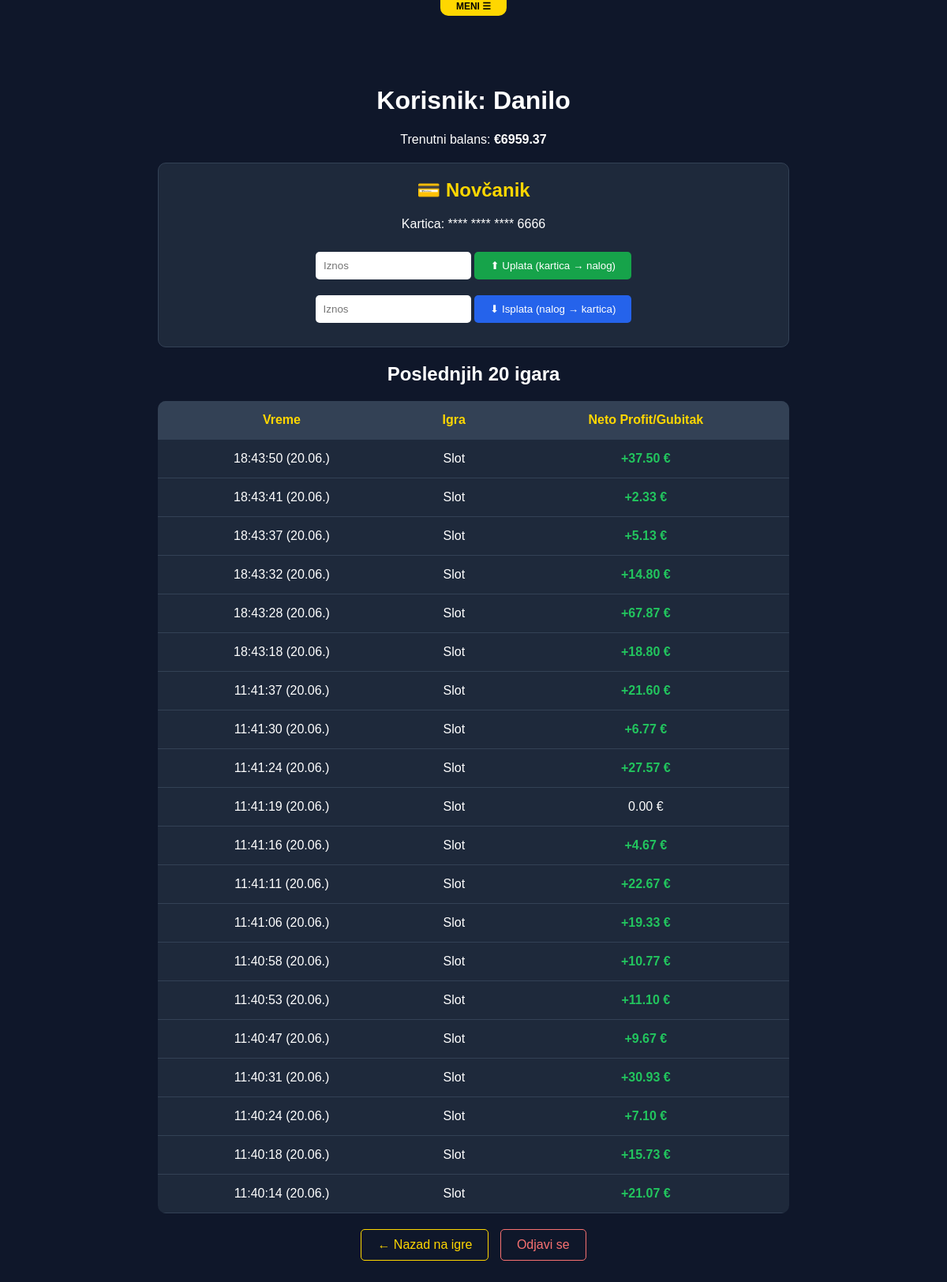
The app's page /profile (signed in) with its own data.
### server.py (models this page shows)
class User(UserMixin, db.Model):
    id = db.Column(db.Integer, primary_key=True)
    username = db.Column(db.String(100), unique=True, nullable=False)
    password = db.Column(db.String(100), nullable=False)
    balance = db.Column(db.Float, default=0.0)
    card_number = db.Column(db.String(30), nullable=False)

class GameHistory(db.Model):
    id = db.Column(db.Integer, primary_key=True)
    user_id = db.Column(db.Integer, db.ForeignKey('user.id'), nullable=False)
    game_name = db.Column(db.String(100), nullable=False)
    amount = db.Column(db.Float, nullable=False) # Pozitivno za dobitak, negativno za gubitak
    timestamp = db.Column(db.DateTime, default=db.func.current_timestamp())

### server.py (the view)
@app.route('/profile')
@login_required
def profile():
    history = GameHistory.query.filter_by(user_id=current_user.id).order_by(GameHistory.timestamp.desc()).limit(20).all()
    return render_template('profile.html', history=history)

### server.py (called while the page is built)
@login_manager.user_loader
def load_user(user_id):
    return User.query.get(int(user_id))

### templates/profile.html (shortened to what this page needs)
{% extends "base.html" %}
{% block content %}
    <div class="container">
        <h1>Korisnik: {{ current_user.username }}</h1>
        <p>Trenutni balans: <strong>€{{ "%.2f"|format(current_user.balance) }}</strong></p>
        <div class="wallet">
            <h2>💳 Novčanik</h2>
            <p>Kartica: **** **** **** {{ current_user.card_number[-4:] if current_user.card_number else '----' }}</p>
            <form method="POST" action="/deposit">
                <input type="number" name="amount" min="1" step="1" placeholder="Iznos" required>
                <button type="submit" class="btn-deposit">⬆ Uplata (kartica → nalog)</button>
            </form>
            <form method="POST" action="/withdraw">
                <input type="number" name="amount" min="1" step="1" placeholder="Iznos" required>
                <button type="submit" class="btn-withdraw">⬇ Isplata (nalog → kartica)</button>
            </form>
        </div>
        <h2>Poslednjih 20 igara</h2>
        <table>
            <thead><tr><th>Vreme</th><th>Igra</th><th>Neto Profit/Gubitak</th></tr></thead>
            <tbody>
                {% for entry in history %}
                <tr>
                    <td>{{ entry.timestamp.strftime('%H:%M:%S (%d.%m.)') }}</td>
                    <td>{{ entry.game_name }}</td>
                    <td class="{{ 'win' if entry.amount > 0 else 'loss' if entry.amount < 0 else '' }}">
                        {{ "+" if entry.amount > 0 else "" }}{{ "%.2f"|format(entry.amount) }} €
                    </td>
                </tr>
                {% endfor %}
            </tbody>
        </table>
        <a href="/" class="back-link">← Nazad na igre</a>
        <a href="/logout" class="logout-link">Odjavi se</a>
    </div>
{% endblock %}

### templates/base.html (shortened to what this page needs)
<!DOCTYPE html>
<html lang="sr">
<head>
</head>
<body>
    <div class="nav-container">
        <div class="menu-hint" onclick="toggleNavMenu()">MENI ☰</div>
    </div>
    {% block content %}{% endblock %}
</body>
</html>

### templates/base.html (style rules this page uses)
.nav-container { position: fixed; top: -60px; left: 0; width: 100%; z-index: 1002; transition: top 0.3s ease; }
.menu-hint { position: absolute; bottom: -30px; left: 50%; transform: translateX(-50%); background: gold; color: black; padding: 5px 20px; border-radius: 0 0 10px 10px; font-size: 12px; font-weight: bold; cursor: pointer; }
input[type=number] { -moz-appearance: textfield; appearance: textfield; }

### templates/profile.html (style rules this page uses)
body { background: #0f172a; color: white; font-family: sans-serif; text-align: center; padding: 80px 20px 50px; }
.container { max-width: 800px; margin: auto; }
table { width: 100%; border-collapse: collapse; margin-top: 20px; background: #1e293b; border-radius: 10px; overflow: hidden; }
th, td { padding: 15px; border-bottom: 1px solid #334155; text-align: center; }
th { background: #334155; color: gold; }
.win { color: #22c55e; font-weight: bold; }
.back-link { display: inline-block; margin-top: 20px; color: gold; text-decoration: none; border: 1px solid gold; padding: 10px 20px; border-radius: 5px; }
.logout-link { display: inline-block; margin-top: 20px; margin-left: 10px; color: #f87171; text-decoration: none; border: 1px solid #f87171; padding: 10px 20px; border-radius: 5px; }
.wallet { background: #1e293b; border: 1px solid #334155; border-radius: 10px; padding: 20px; margin: 20px 0; }
.wallet h2 { color: gold; margin-top: 0; }
.wallet form { display: inline-block; margin: 10px; }
.wallet input { padding: 10px; border-radius: 5px; border: none; }
.wallet button { padding: 10px 20px; color: white; border: none; border-radius: 5px; cursor: pointer; }
.btn-deposit { background: #16a34a; }
.btn-withdraw { background: #2563eb; }

### records on screen
User: username "Danilo", balance "6959.37", card_number "6666"
GameHistory: timestamp "18:43:50 (20.06.)", game_name "Slot", amount "+", amount "37.50"
GameHistory: timestamp "18:43:41 (20.06.)", game_name "Slot", amount "+", amount "2.33"
GameHistory: timestamp "18:43:37 (20.06.)", game_name "Slot", amount "+", amount "5.13"
GameHistory: timestamp "18:43:32 (20.06.)", game_name "Slot", amount "+", amount "14.80"
GameHistory: timestamp "18:43:28 (20.06.)", game_name "Slot", amount "+", amount "67.87"
GameHistory: timestamp "18:43:18 (20.06.)", game_name "Slot", amount "+", amount "18.80"
GameHistory: timestamp "11:41:37 (20.06.)", game_name "Slot", amount "+", amount "21.60"
GameHistory: timestamp "11:41:30 (20.06.)", game_name "Slot", amount "+", amount "6.77"
GameHistory: timestamp "11:41:24 (20.06.)", game_name "Slot", amount "+", amount "27.57"
GameHistory: timestamp "11:41:19 (20.06.)", game_name "Slot", amount "0.00"
GameHistory: timestamp "11:41:16 (20.06.)", game_name "Slot", amount "+", amount "4.67"
GameHistory: timestamp "11:41:11 (20.06.)", game_name "Slot", amount "+", amount "22.67"
GameHistory: timestamp "11:41:06 (20.06.)", game_name "Slot", amount "+", amount "19.33"
GameHistory: timestamp "11:40:58 (20.06.)", game_name "Slot", amount "+", amount "10.77"
GameHistory: timestamp "11:40:53 (20.06.)", game_name "Slot", amount "+", amount "11.10"
GameHistory: timestamp "11:40:47 (20.06.)", game_name "Slot", amount "+", amount "9.67"
GameHistory: timestamp "11:40:31 (20.06.)", game_name "Slot", amount "+", amount "30.93"
GameHistory: timestamp "11:40:24 (20.06.)", game_name "Slot", amount "+", amount "7.10"
GameHistory: timestamp "11:40:18 (20.06.)", game_name "Slot", amount "+", amount "15.73"
GameHistory: timestamp "11:40:14 (20.06.)", game_name "Slot", amount "+", amount "21.07"
